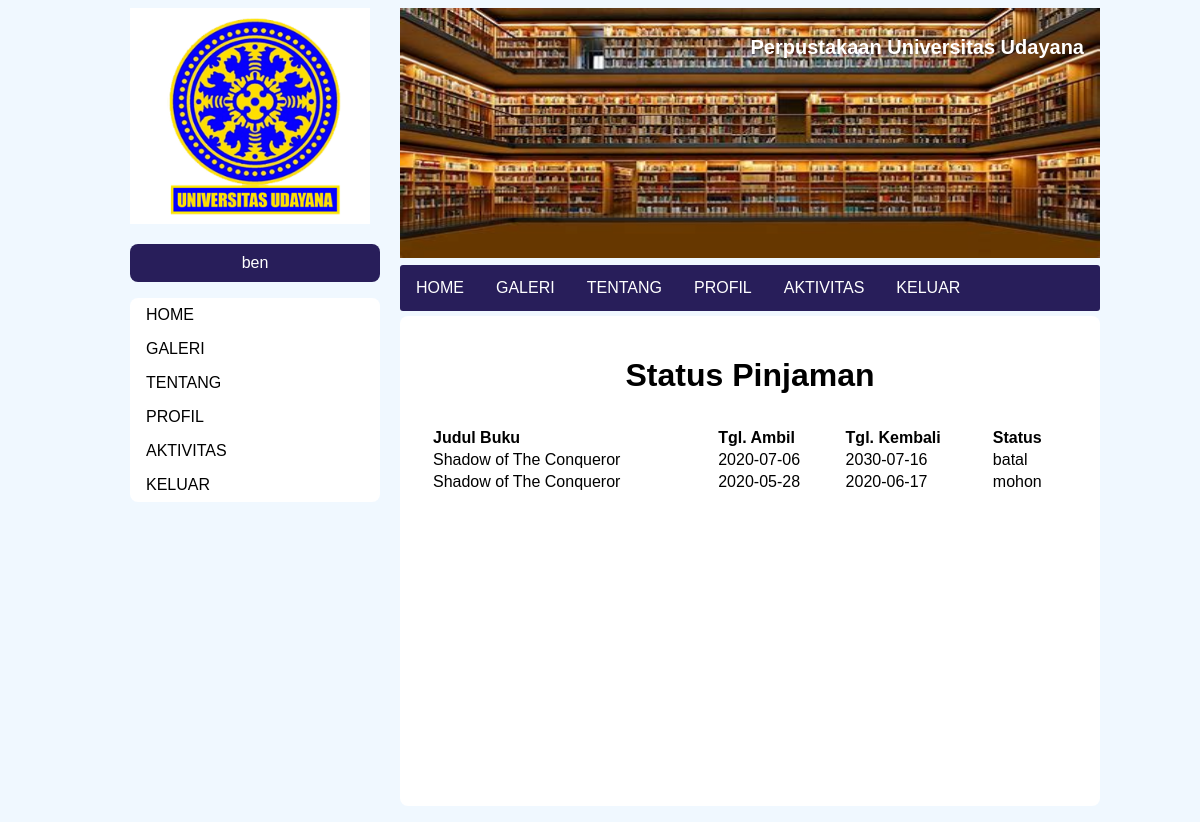
Page /peminjaman-user.php (signed in) on the committed database.
### tables this page shows
CREATE TABLE `pinjaman` (
  `id_pinjam` int(11) NOT NULL,
  `id_buku` int(11) NOT NULL,
  `id_user` int(11) NOT NULL,
  `tgl_ambil` date NOT NULL,
  `tgl_kembali` date NOT NULL,
  `status` enum('mohon','dipinjam','dikembalikan','batal') NOT NULL DEFAULT 'mohon'
);

CREATE TABLE `buku` (
  `id_buku` int(11) NOT NULL,
  `judul` varchar(100) NOT NULL,
  `tahun` int(11) NOT NULL,
  `penulis` varchar(100) NOT NULL,
  `ISBN` varchar(13) NOT NULL,
  `pic` varchar(100) NOT NULL,
  `kategori` varchar(32) NOT NULL,
  `rak` int(11) NOT NULL,
  `stok` int(11) NOT NULL
);

### db-con.php (called while the page is built, shortened)
<?php
class database{
	var $host = "localhost";
	var $username = "root";
	var $password = "";
	var $database = "perpustakaan";
	function __construct(){
		$this->koneksi = mysqli_connect($this->host, $this->username, $this->password,$this->database);
	}
}
?>

### peminjaman-user.php (the view, shortened to what this page needs)
<!DOCTYPE html>
<html lang="en">
<head>
    <?php include "style.php"; ?>
    <link rel="stylesheet" href="css/kontak.css">
</head>
<?php
$id_user = $_SESSION['id'];
$query = "SELECT * FROM pinjaman INNER JOIN buku WHERE pinjaman.id_buku=buku.id_buku AND pinjaman.id_user=$id_user;"
?>
<body>
    <div id="main-content">
        <?php include 'header-sidebar.php';?>
        <div id="isi">
            <center>
                <h1 style="text-align: center;">Status Pinjaman</h1>
                <table style="text-align: left;padding:10px;width:100%;">
                    <tr>
                        <th>Judul Buku</th>
                        <th>Tgl. Ambil</th>
                        <th>Tgl. Kembali</th>
                        <th>Status</th>
                    </tr>
                    <?php
                    include_once("db-con.php");
                    $database = new database();
                    $result = mysqli_query($database->koneksi,$query);
                    while($pj = mysqli_fetch_assoc($result)){
                        echo "<tr>
                                <td>".$pj['judul']."</td>
                                <td>".$pj['tgl_ambil']."</td>
                                <td>".$pj['tgl_kembali']."</td>
                                <td>".$pj['status']."</td>
                            </tr>";
                    }
                    ?>
                </table>
            </center>
        </div>
    </div>
</body>
</html>

### css/user.css (style rules this page uses)
body { background-color: aliceblue; }

### css/kontak.css (style rules this page uses)
* { font-family: sans-serif; }
#main-content { margin: 0 auto; width: 1000px; height: auto; }
#isi { margin-top: 8px; margin-bottom: 8px; padding: 20px; width: 660px; height: 450px; float: right; background: white; border-radius: 8px; }

### rows in the picture
pinjaman: id_buku.judul "Shadow of The Conqueror", tgl_ambil "2020-07-06", tgl_kembali "2030-07-16", status "batal"
pinjaman: id_buku.judul "Shadow of The Conqueror", tgl_ambil "2020-05-28", tgl_kembali "2020-06-17", status "mohon"

### other values in the picture
$_SESSION['nama'] "ben"
